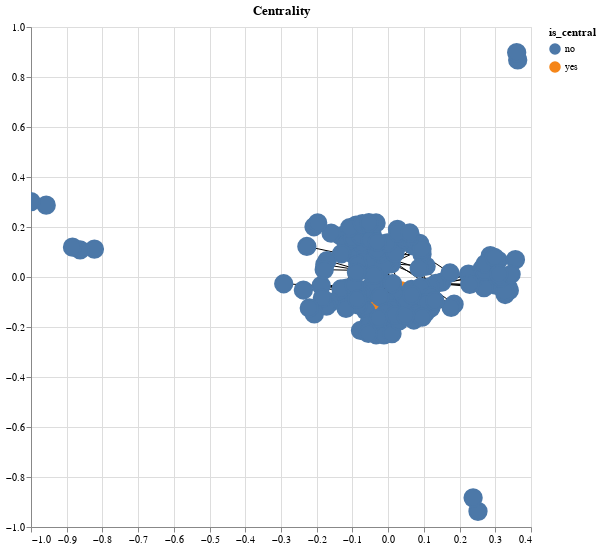

The code cell stored with this chart in its notebook:
### Code cell
chart = nxa.draw_networkx(
    G=G,
    pos=nx.spring_layout(G),
    width='weight:N',
    node_tooltip=['id','is_central']
)

edges = chart.layer[0].properties(height=500, width=500)
nodes = chart.layer[1].properties(height=500, width=500)

nodes = nodes.encode(
    fill='is_central:N',
    color='is_central:N'
).properties(
    height=500, width=500, title="Centrality"
)

central = (edges+nodes).interactive()

central

### Figure 1 — Vega-Lite specification as saved in the notebook (floating-point values rounded to 4 significant figures; data arrays with more than 128 entries replaced by an {"elided": "..."} marker saying what was removed)
{"config": {"view": {"continuousWidth": 400, "continuousHeight": 300}}, "layer": [{"data": {"name": "data-eafdf82490eed4a3f573a57253ff10e8"}, "mark": {"type": "line", "color": "black", "opacity": 1}, "encoding": {"detail": {"type": "quantitative", "field": "edge"}, "size": {"type": "nominal", "field": "weight", "legend": null}, "x": {"type": "quantitative", "axis": {"title": ""}, "field": "x"}, "y": {"type": "quantitative", "axis": {"title": ""}, "field": "y"}}, "height": 500, "selection": {"selector027": {"type": "interval", "bind": "scales", "encodings": ["x", "y"]}}, "width": 500}, {"data": {"name": "data-f1c84067760a92a37bb5b2489286347b"}, "mark": {"type": "point", "fill": "red", "opacity": 1, "size": 300}, "encoding": {"color": {"type": "nominal", "field": "is_central"}, "fill": {"type": "nominal", "field": "is_central"}, "tooltip": [{"type": "quantitative", "field": "id"}, {"type": "nominal", "field": "is_central"}], "x": {"type": "quantitative", "field": "x"}, "y": {"type": "quantitative", "field": "y"}}, "height": 500, "title": "Centrality", "width": 500}], "$schema": "https://vega.github.io/schema/vega-lite/v4.0.2.json", "datasets": {"data-eafdf82490eed4a3f573a57253ff10e8": {"elided": "684 records"}, "data-f1c84067760a92a37bb5b2489286347b": {"elided": "154 records"}}}
